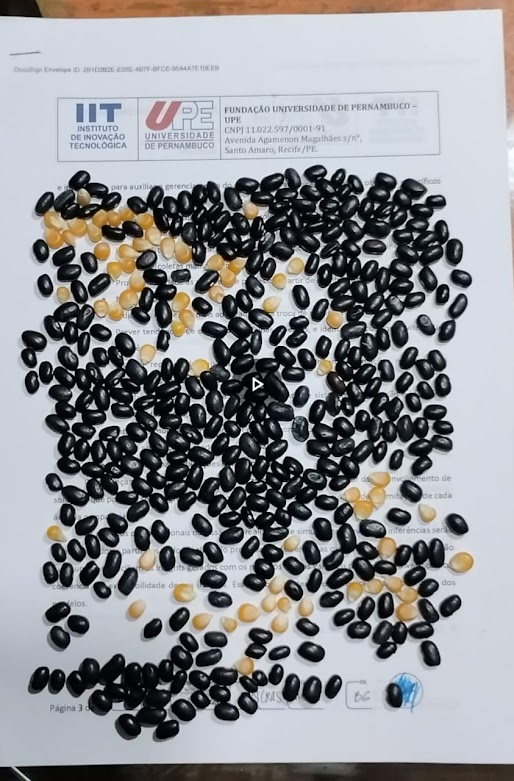
#> input picture foto/feijão e milho.jpeg, 514 x 781 px
$ jupyter execute 'Competição. Minimo Produto Viavel para a Industria Agricola POC.ipynb'
#> lines starting #> are read from the running program, lines starting #| are printed output that depends on the picture; after the words box and inside, x2 and y2 are one past the last pixel; in counts of white or black regions, pixels touching at a corner belong together
#> further down, imagem is the input picture: shape (781, 514, 3); mean R, G, B 142.3, 144.2, 148.1
# PROVA DE CONCEITO

#
    Integrantes da Startup: •Eduardo Távora Rocha
                            •Gustavo Antônio Porto Cardoso
                            •Hiago Vinícius Domingues Marques Ribeiro

### CONVOLUÇÃO DA IMAGEM

[cell 1]
import os
from PIL import Image
from scipy import signal
import matplotlib.pyplot as plt
import numpy as np
from skimage.color import rgb2gray
from skimage import io
from scipy.signal import convolve2d

[cell 2]
def show_convolve2d(imagem, kernel, mask=None):

    # Aplica o filtro de média apenas na região definida pela máscara
    imagem_filt = np.zeros(imagem.shape)
    for i in range(3):
        if mask is not None:
            imagem_filt[:, :, i] = imagem[:, :, i] * (1 - mask)
            imagem_filt[:, :, i] += convolve2d(imagem[:, :, i] * mask, kernel, mode='same', boundary='symm')
        else:
            imagem_filt[:, :, i] = convolve2d(imagem[:, :, i], kernel, mode='same', boundary='symm')
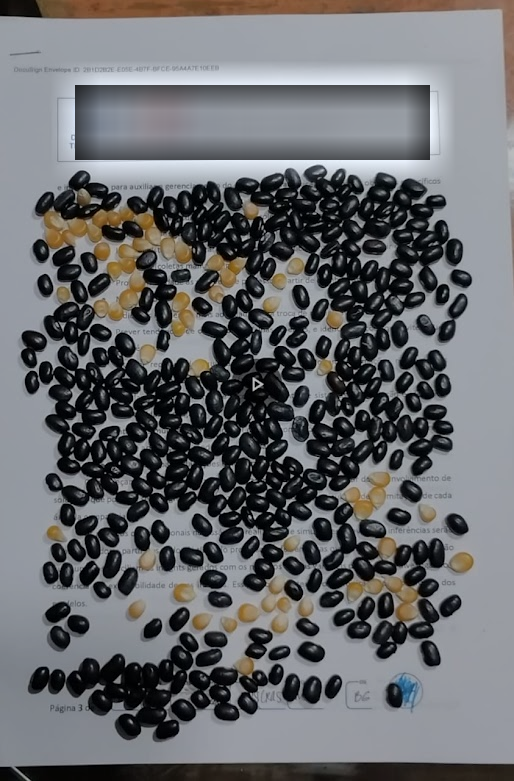
#> imagem_filt: shape (781, 514, 3) float64; mean R, G, B 142.3, 144.2, 148.1; drawn with min black and max white

    # Converte a imagem de volta para o tipo uint8 e exibe as imagens
    imagem_filt = imagem_filt.astype(np.uint8)
    imagem = imagem.astype(np.uint8)

    fig, axs = plt.subplots(1, 2, figsize=(8, 6))
    axs[0].imshow(imagem_filt)
    axs[0].set_title('Imagem com filtro de média')
    axs[0].axis('off')
    axs[1].imshow(imagem)
    axs[1].set_title('Imagem original')
    axs[1].axis('off')
    plt.show()
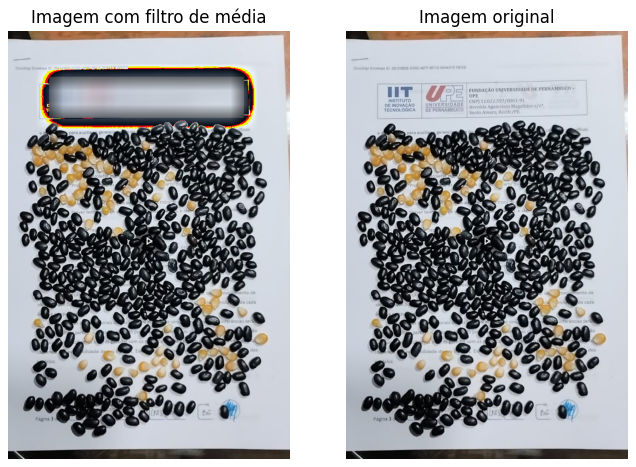
#> figure drawn by matplotlib, 2 panels

    # Salva a imagem filtrada em um arquivo JPEG
    io.imsave(os.path.join('feijão e milho com filtro.jpeg'), imagem_filt)

carregamos a imagem:

[cell 3]
filename = os.path.join('foto', 'feijão e milho.jpeg')#imagem carregada do diretório
imagem = io.imread(filename)#comando para ler a imagem

[cell 4]
io.imshow(imagem)

Definimos o local da máscara e fazemos a convolução com o filtro de média

[cell 5]
mask = np.zeros(imagem.shape[:2])
mask[85:160, 75:430] = 1

[cell 6]
# Define o tamanho do kernel do filtro de média
tam = 50
kernel = np.ones((tam, tam)) / (tam ** 2)

show_convolve2d(imagem, kernel, mask)

### SEPARANDO O FEIJÃO DO MILHO

Aplica o filtro para separar o feijão do milho:

[cell 7]
# Carrega a imagem
imagem = Image.open('feijão e milho com filtro.jpeg')

# Converte a imagem para escala de cinza
imagem_cinza = imagem.convert('L')
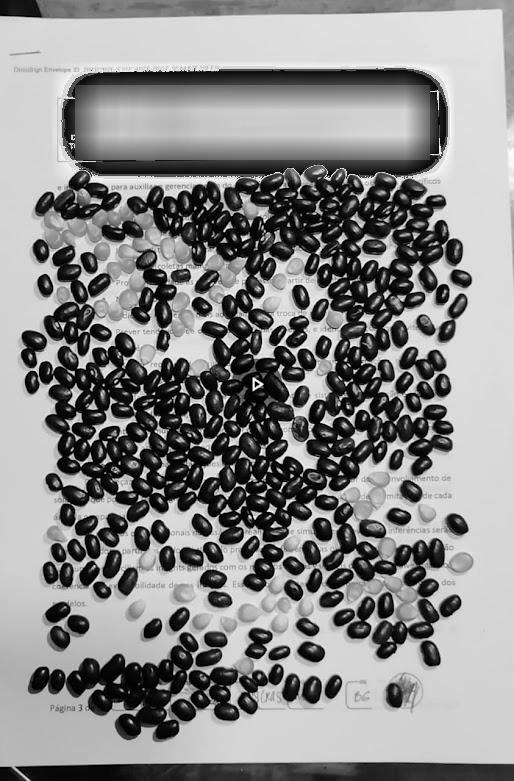
#> imagem_cinza: PIL image 514x781 L; min 0, max 255, mean 136.5

# Converte a imagem em um array numpy
imagem_array = np.array(imagem_cinza)

# Cria um filtro (kernel) que realce os grãos de feijão
filtro_feijao = np.array([[-1,-1,-1],[-1,9,-1],[-1,-1,-1]])

# Aplica o filtro à imagem para realçar os grãos de feijão
imagem_realcada_feijao = convolve2d(imagem_array, filtro_feijao, mode='same', boundary='fill', fillvalue=0)
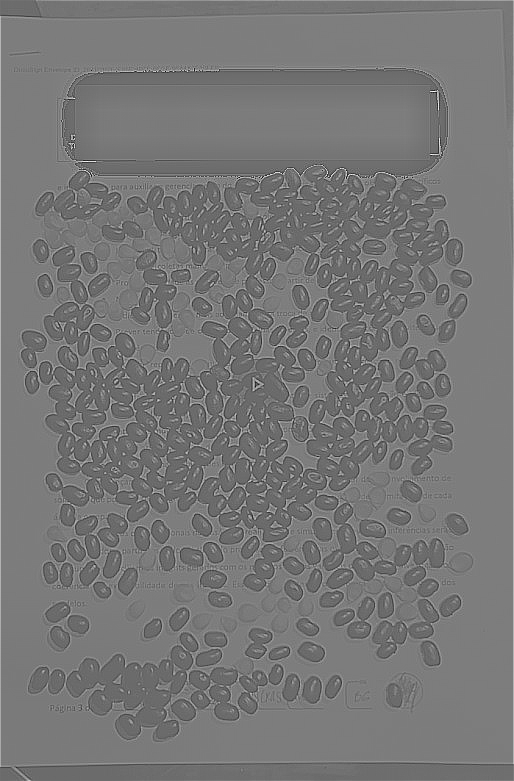
#> imagem_realcada_feijao: shape (781, 514) int64; min -1229, max 1706, mean 139.5; drawn with min black and max white


# Cria uma imagem binária (preto e branco) com base na imagem realçada dos grãos de feijão
threshold_feijao = 275
imagem_binaria_feijao = np.where(imagem_realcada_feijao > threshold_feijao, 255, 0).astype('uint8')
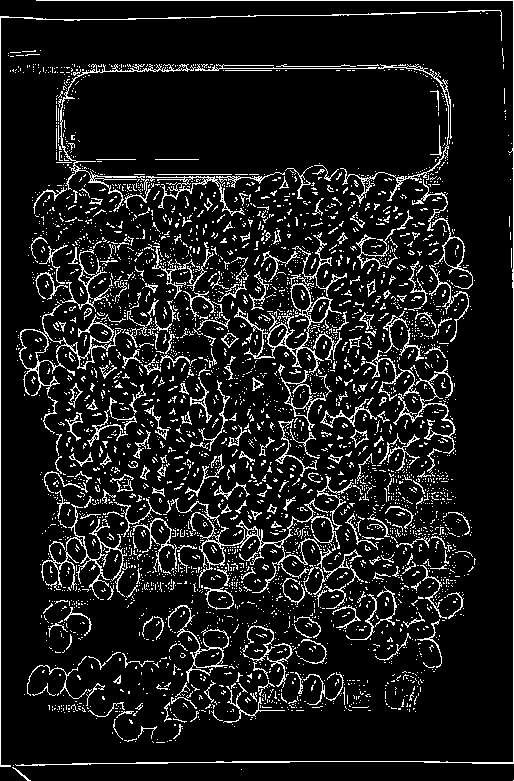
#> imagem_binaria_feijao: shape (781, 514); 10.7% white in thin lines or dots

# Exibe a imagem filtrada resultante no notebook
plt.imshow(imagem_binaria_feijao, cmap='gray')
plt.title('Feijão separado do Milho')
plt.axis('off')
plt.show()

### CORTANDO A IMAGEM

[cell 8]
import numpy as np
import matplotlib.pyplot as plt
from skimage import io

def crop_image(imagem, mask=None):
    # Define a região de interesse (ROI) que exclui o cabeçalho
    roi = np.zeros(imagem.shape[:2])
    roi[160:-36, :] = 1
    if mask is not None:
        roi *= mask

    # Encontra os limites da ROI
    rows, cols = np.nonzero(roi)
    top, bottom = rows.min(), rows.max()
    left, right = cols.min(), cols.max()

    # Corta a imagem com base na ROI
    imagem_cortada = imagem[top:bottom+1, left:right+1]
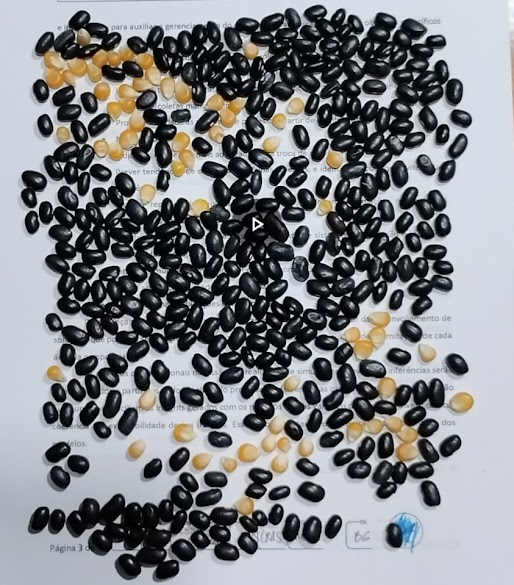
#> imagem_cortada: shape (585, 514, 3); mean R, G, B 127.1, 129.7, 133.1

    # Exibe a imagem cortada
    plt.imshow(imagem_cortada)
    plt.show()

    # Salva a imagem cortada
    io.imsave('imagem_cortada.jpeg', imagem_cortada.astype(np.uint8))


    return imagem_cortada

# Carrega a imagem
filename = os.path.join('foto', 'feijão e milho.jpeg')
imagem = io.imread(filename)

# Chama a função crop_image para cortar a imagem
imagem_cortada = crop_image(imagem)

# Exibe a imagem cortada
plt.show()

### CONTANDO OS GRÃOS DA IMAGEM

O código abaixo conta todos os grãos da imagem:

[cell 9]
import cv2
import numpy as np

[cell 10]
# carregar a imagem
img = cv2.imread('imagem_cortada.jpeg')

# converter para escala de cinza
gray = cv2.cvtColor(img, cv2.COLOR_BGR2GRAY)

# aplicar filtro gaussiano para suavizar a imagem
blur = cv2.GaussianBlur(gray, (5,5), 0.9)
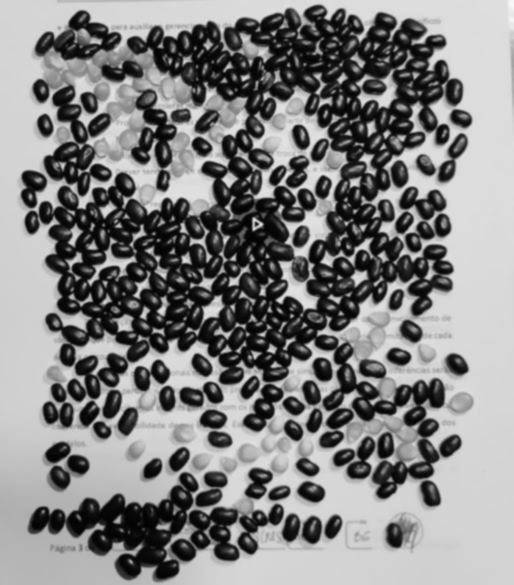
#> blur: shape (585, 514); min 2, max 247, mean 129.5

# aplicar filtro binário adaptativo
thresh = cv2.adaptiveThreshold(blur, 255, cv2.ADAPTIVE_THRESH_MEAN_C, cv2.THRESH_BINARY_INV,5,14)
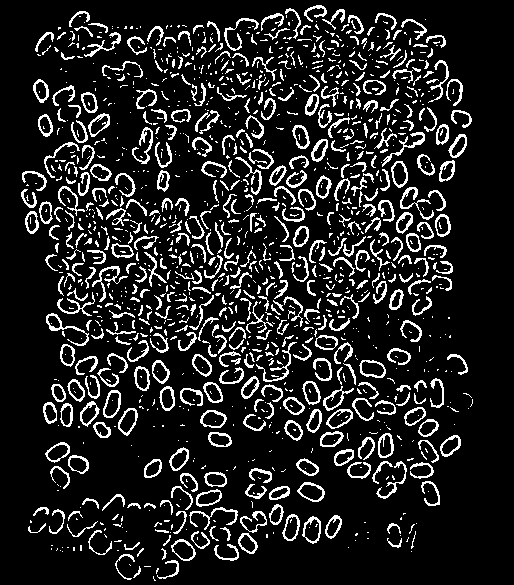
#> thresh: shape (585, 514); 13.5% white in thin lines or dots, all inside (x1, y1, x2, y2) = (21, 5, 473, 581)

# encontrar contornos
contours, hierarchy = cv2.findContours(thresh, cv2.RETR_EXTERNAL, cv2.CHAIN_APPROX_SIMPLE)
#> contours = 1308 contours, 983 with area under 20; largest, box (x1, y1, x2, y2) and area: (297, 482, 325, 502) 358, (302, 516, 321, 544) 354, (359, 360, 386, 378) 350, (103, 390, 121, 418) 346, (171, 539, 196, 561) 344

# contar os grãos
total_graos = 0
for cnt in contours:
    area = cv2.contourArea(cnt)
    if area > 10 and area < 1000:
        total_graos += 1
#> this loop made 1308 passes
#> area on passes 6, 7, 22, 23, 26, 27, 36, 41, 43, 47, 53, 59: 53.5, 45.5, 74, 20, 344, 24.5, 260.5, 53, 47.5, 25, 27.5, 29.5
#> after the loop, total_graos = 462

# imprimir o total de grãos
print("Total de grãos na imagem: ", total_graos)
#| Total de grãos na imagem:  462

Abaixo, contamos os grãos de milho e feijão separadamente:

[cell 11]
# contar grãos de milho e de feijão preto
milho = 0
feijao = 0
for cnt in contours:
    area = cv2.contourArea(cnt)
    if area > 10 and area < 1000:
        x, y, w, h = cv2.boundingRect(cnt)
        roi = thresh[y:y+h, x:x+w]
        mean_val = cv2.mean(roi)  # aqui deve ser usada a imagem binarizada roi em vez da imagem original img
        if mean_val[0] >111: # se a média for maior que 112, é um grão de milho
            milho += 1
            cv2.rectangle(img, (x, y), (x+w, y+h), (0, 255, 0), 2)  # desenhar retângulo verde em volta do grão de milho
        else: # caso contrário, é um grão de feijão preto
            feijao += 1
            cv2.rectangle(img, (x, y), (x+w, y+h), (0, 0, 255), 2)  # desenhar retângulo vermelho em volta do grão de feijão preto
#> this loop made 1308 passes
#> (area, x, y, w, h, mean_val) on passes 6, 7, 22, 23, 26, 27, 36, 41, 43, 47, 53, 59: (53.5, 157, 560, 22, 19, (62.83, 0, 0, 0)), (45.5, 115, 554, 20, 26, (47.57, 0, 0, 0)), (74, 214, 544, 25, 17, (74.4, 0, 0, 0)), (20, 124, 542, 16, 8, (79.69, 0, 0, 0)), (344, 171, 539, 25, 22, (68.15, 0, 0, 0)), (24.5, 387, 538, 15, 10, (81.6, 0, 0, 0)), (260.5, 238, 533, 20, 21, (81.96, 0, 0, 0)), (53, 191, 531, 19, 18, (78.29, 0, 0, 0)), (47.5, 88, 530, 24, 25, (45.05, 0, 0, 0)), (25, 220, 527, 11, 14, (72.86, 0, 0, 0)), (27.5, 387, 523, 14, 11, (84.45, 0, 0, 0)), (29.5, 67, 521, 31, 16, (44.73, 0, 0, 0))
#> (area, x, y, w, h) on pass 150: (265, 208, 432, 24, 15)
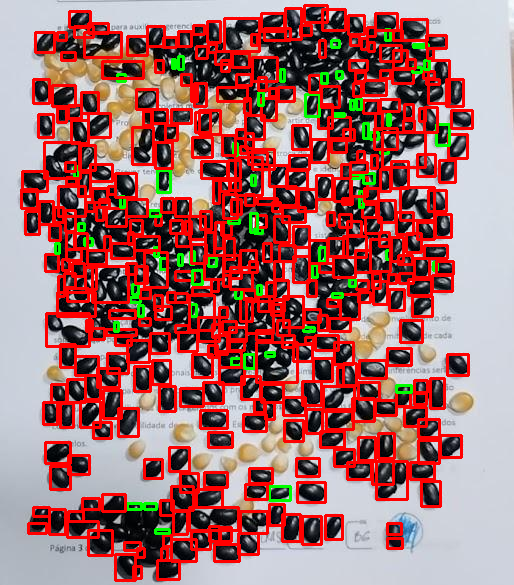
#> img: shape (585, 514, 3); mean B, G, R 106.5, 108.3, 160.7
#> after the loop, feijao = 398; milho = 64

# imprimir o total de grãos de milho e de feijão preto
print("Total de grãos de milho: ", milho)
#| Total de grãos de milho:  64
print("Total de grãos de feijão preto: ", feijao)
#| Total de grãos de feijão preto:  398

Plotamos a imagem com os contornos feitos para a contagem:

[cell 12]
import matplotlib.pyplot as plt

# plotar imagem com contornos
img_contornos = cv2.drawContours(img, contours, -1, (255, 0, 0), 2)
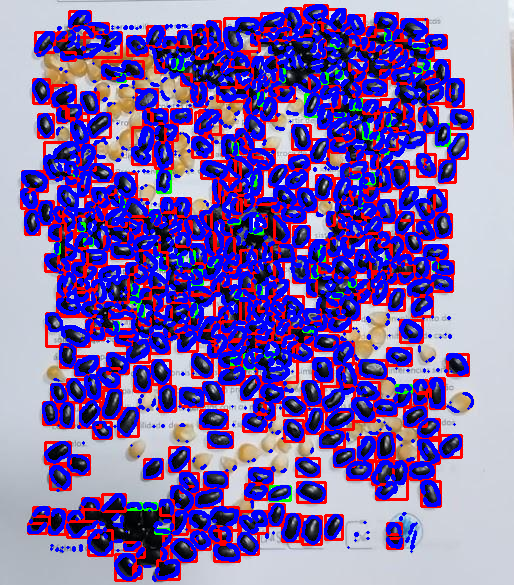
#> img_contornos: shape (585, 514, 3); mean B, G, R 173.4, 98.1, 124
plt.imshow(cv2.cvtColor(img_contornos, cv2.COLOR_BGR2RGB))
plt.title("Imagem com contornos")
cv2.imwrite("imagem_contornos.jpeg", img)
plt.show()

$ run again, with imagem_contornos.jpeg copied over foto/feijão e milho.jpeg
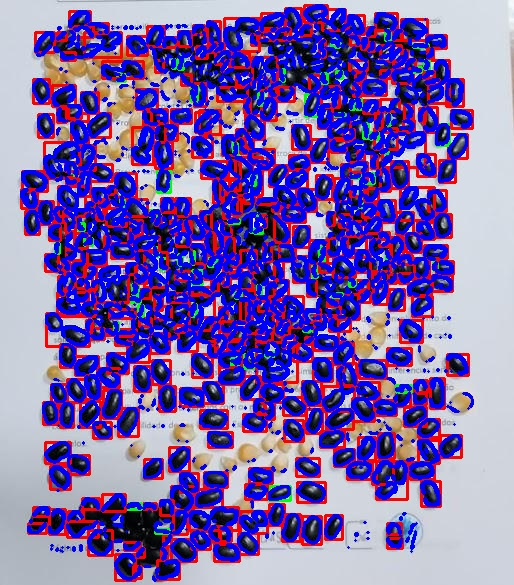
#> input picture imagem_contornos.jpeg, 514 x 585 px
#> imagem is the input picture: shape (585, 514, 3); mean R, G, B 123.8, 99.5, 172.3
#> imagem_binaria_feijao: shape (585, 514); 10.6% white in thin lines or dots
#> thresh: shape (389, 514); 9.7% white in thin lines or dots, all inside (x1, y1, x2, y2) = (20, 0, 474, 389)
#> contours = 1507 contours, 1399 with area under 20; largest, box (x1, y1, x2, y2) and area: (295, 297, 321, 318) 461, (207, 271, 234, 289) 390, (427, 258, 463, 299) 124, (296, 321, 327, 344) 102, (408, 26, 448, 51) 86
#> the loop `for cnt in contours:` made 1507 passes
#> area on passes 58, 62, 72, 86, 91, 92, 119, 122: 43.5, 22.5, 39.5, 24.5, 26, 24.5, 80.5, 45
#> after the loop `for cnt in contours:`: total_graos = 232
#| Total de grãos na imagem:  232
#> the loop `for cnt in contours:` made 1507 passes
#> (area, x, y, w, h, mean_val) on passes 58, 62, 72, 86, 91, 92, 119, 122: (43.5, 410, 370, 7, 19, (134.2, 0, 0, 0)), (22.5, 156, 369, 13, 4, (181.4, 0, 0, 0)), (39.5, 257, 367, 12, 22, (74.38, 0, 0, 0)), (24.5, 27, 364, 20, 11, (60.27, 0, 0, 0)), (26, 408, 362, 10, 13, (105.9, 0, 0, 0)), (24.5, 386, 362, 12, 12, (79.69, 0, 0, 0)), (80.5, 325, 354, 19, 27, (85.5, 0, 0, 0)), (45, 288, 353, 34, 8, (87.19, 0, 0, 0))
#> after the loop `for cnt in contours:`:
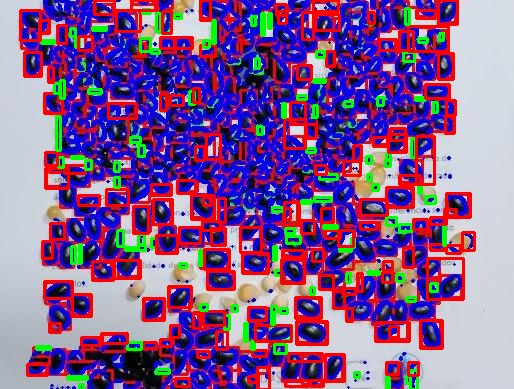
#> img: shape (389, 514, 3); mean B, G, R 143.6, 92.7, 131.8
#> after the loop `for cnt in contours:`: feijao = 135; milho = 97
#| Total de grãos de milho:  97
#| Total de grãos de feijão preto:  135
#> `img_contornos = cv2.drawContours(img, contours, -1, (255, 0, 0), 2)`:
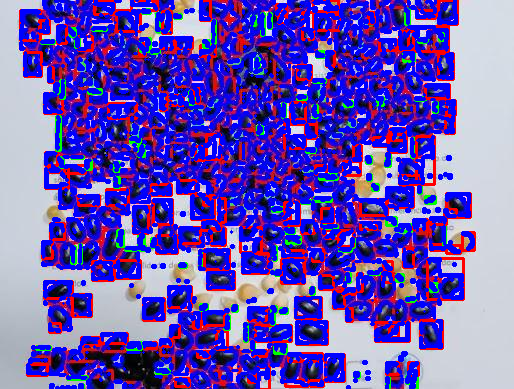
#> img_contornos: shape (389, 514, 3); mean B, G, R 182.1, 81.3, 105.3
